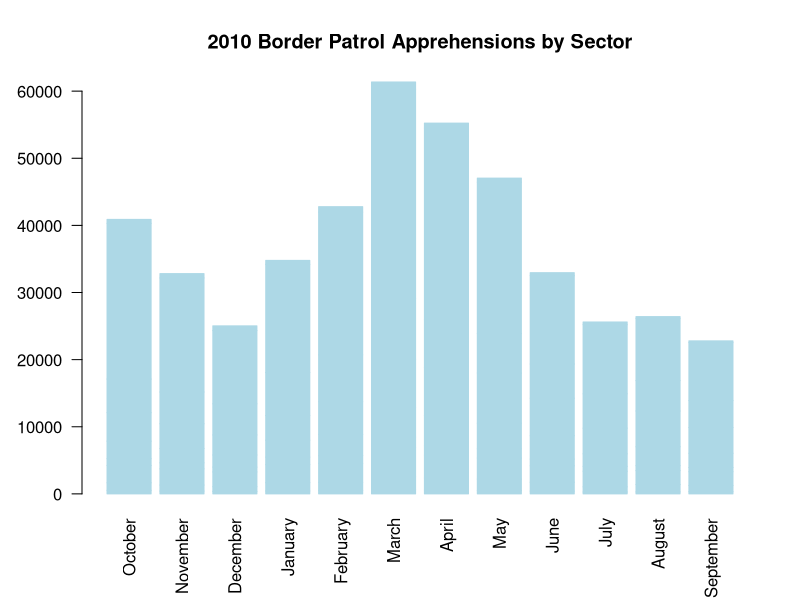
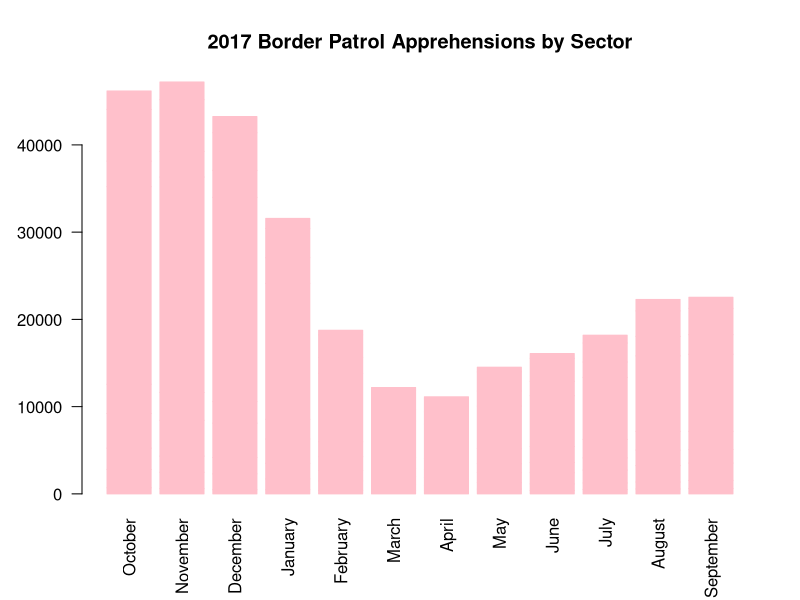
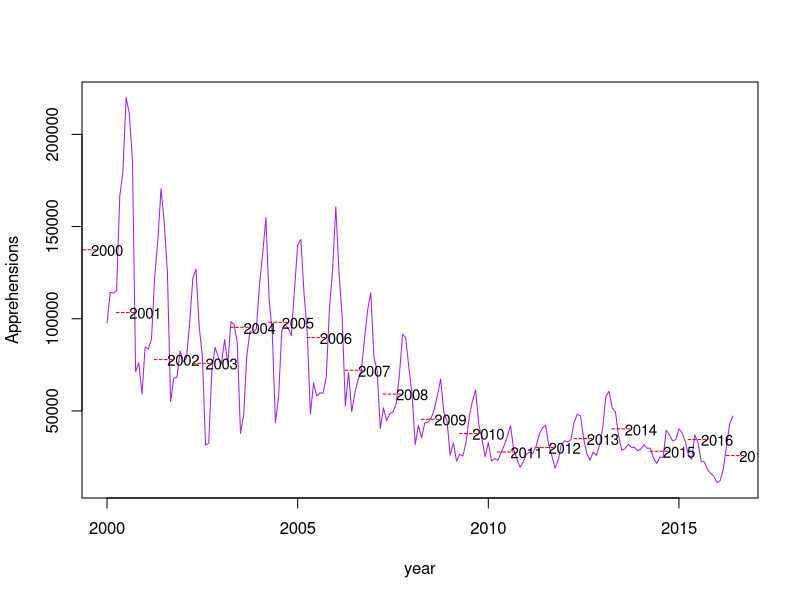

The R script that drew these images, in order:
# Border Patrol Apprehensions Project 

# Group Members: Maria Ren, Yuehan Xiao, Xu Xu

# A short Summary of the Background

# Apprehension statistics record the number of foreigners who are caught while 
# illegally entering the United States. These people are charged with violation of 
# the Immigration and Nationality Act, and are subject to removal by the US Border Patrol.
# According to CNN politics, US Border Patrol reported a historic low of apprehensions under 
# the Trump administration. 
# Our project uses the 2010 and 2017 Illegal Alien Apprehension statistical report and the 
# Border Patrol Monthly Summary dataset to prove the decreasing number of apprehension across 
# 9 main sectors of the US. With simple statistical tests and data analytic methods in R, 
# our graphical analysis also shows the decreasing trend in apprehensions from 2000 to 2017. 


# Citations 
# Kopan, Tal. “US-Mexico Border Apprehensions Hit 17-Year Lows.” CNN, Cable News Network, 
# 9 May 2017, www.cnn.com/2017/05/09/politics/border-crossings-apprehensions-down-trump/index.html.


A2010<- read.csv('PB Apprehensions 2010.csv', header=TRUE, stringsAsFactors = FALSE)
A2017<- read.csv('PB Apprehensions 2017.csv', header=TRUE, stringsAsFactors = FALSE)
Monthly<- read.csv('PB monthly summaries.csv',header=TRUE, stringsAsFactors = FALSE)


#find the sum of each sector without the first column in 2010
sector_sum_2010<-rowSums(A2010[,-1])
#find the sector with the most apprehensions
max(sector_sum_2010)
#Tucson is the sector with the most apprehensions. 

#find the sum of each sector in 2017 
sector_sum_2017<-rowSums(A2017[,-1])
#find the sector with the most apprehensions in 2010 
max(sector_sum_2017)
#Rio Grande Valley is the sector wiht the most apprehensions. 

#Two samples t-test
#Extracting tucson's monthly apprehensions from the data set and set as vector. 
row.names(A2010) <- A2010[,1]
A2010<-A2010[,2:13]
A2010_tucson <- as.vector(A2010[8,],mode='numeric')
#Extracting Rio Grande Valley monthly apprehensions from the data set and set as vector. 
row.names(A2017) <- A2017[,1]
A2017 <- A2017[,2:13]
A2017_RGV <- as.vector(A2017[6,],mode='numeric')
#Two Sample T-test
intake.A2010_sector <- A2010_tucson
intake.A2017_sector <- A2017_RGV
t.test(intake.A2010_sector, intake.A2017_sector)
#Since the p-value is 0.06346 which is greater than 0.05, so we fail to reject null hypothesis. 
#It indiates that there are no significant difference in the mean apprehensions of 2010 Tucson and 
#2017 Rio Grand Valley. 
#So there is no change in the sector'smaximum. 

#Through bar plots, we observed the 3 month periods with the most apprehsions in 2010 is March, 
# April and May And the 3 month periods with the most apprehensions in 2017 are October, 
# Novermber and December. extract March, Aprial and May's apprehensions from 2010.
A2010_3 <- as.vector(A2010[,6], mode='numeric' )
A2010_4 <- as.vector(A2010[,7], mode='numeric' )
A2010_5 <- as.vector(A2010[,8], mode='numeric' )
#combines them into a matrix and then into a vector 
A2010_345<-as.vector(cbind(A2010_3,A2010_4,A2010_5))

#extract October, Novermber and December's apprehensions from 2017
A2017_10 <- as.vector(A2017[,1], mode='numeric' )
A2017_11 <- as.vector(A2017[,2], mode='numeric' )
A2017_12 <- as.vector(A2017[,3], mode='numeric' )
#combines them into a matrix and then into a vector 
A2017_101112 <- as.vector(cbind(A2017_10,A2017_11,A2017_12))
#two sample t-test
intake.A2010_month <- A2010_345
intake.A2017_month <- A2017_101112
t.test(intake.A2010_month, intake.A2017_month)
#Since the p-value is 0.2075 which is greater than 0.05, so we fail to reject null hypothesis. 
#It indiates that there are no significant difference in the mean apprehensions of 2010 March, 
# April and May,  and 2017 October, Novermber and December. So there is no change in the month's 
# maximum. 

#2010 Monthly Bar plot
barplot(as.matrix(A2010), names.arg = colnames(A2010), 
        las=2,
        axisnames=TRUE,
        main="2010 Border Patrol Apprehensions by Sector",
        border="light blue",
        col="light blue")
#2017 Monthly Bar plot. 
barplot(as.matrix(A2017), names.arg = colnames(A2017), 
        las=2,
        axisnames=TRUE,
        main="2017 Border Patrol Apprehensions by Sector",
        border="pink",
        col="pink")


#Time series plot

row.names(Monthly) <- Monthly[,1]
Monthly<-Monthly[,2:13]
ts8 <- as.vector(t(Monthly[,-1]))
ts9 <- ts(rev(ts8), start= c(2000,1), frequency=12)
ts10 <- ts.plot(ts9, gpars=list(xlab="year", ylab="Apprehensions", lty=c(1:3)),col='purple')
#let the Monthly data turns into a matrix
ts11 <-as.matrix(Monthly)
#the function to calculate the average of each year's apprehensions
ts12 <- rev(sapply(1:18, function(i) sum(ts11[i,])/12))
namebank <- as.character(c(2000:2017))
#label the years and lines on the averaged position
text(c(2000:2017), ts12, namebank,cex=0.9)
text(c(2000:2017), ts12, labels="----", cex=0.9,pos=2, col="red" )
#From the time series plot, we can see that the average monthly BP Apprehensions decreases 
# across the years between 2000 and 2017.

